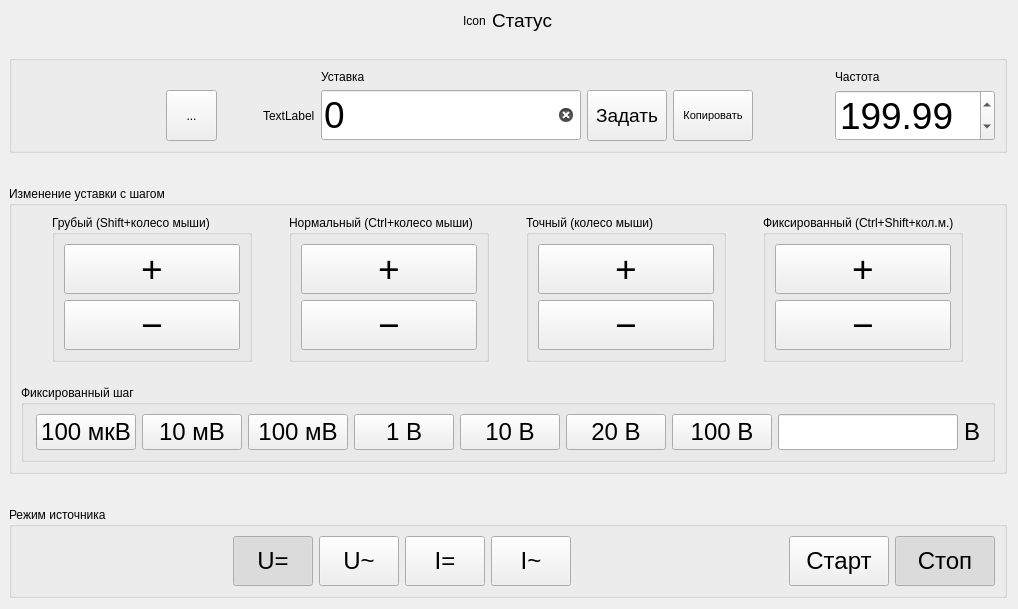
<?xml version="1.0" encoding="UTF-8"?>
<ui version="4.0">
 <class>GeneratorModeForm</class>
 <widget class="QWidget" name="GeneratorModeForm">
  <property name="geometry">
   <rect>
    <x>0</x>
    <y>0</y>
    <width>1018</width>
    <height>609</height>
   </rect>
  </property>
  <property name="minimumSize">
   <size>
    <width>0</width>
    <height>0</height>
   </size>
  </property>
  <property name="windowTitle">
   <string>Form</string>
  </property>
  <layout class="QVBoxLayout" name="verticalLayout">
   <property name="leftMargin">
    <number>9</number>
   </property>
   <property name="topMargin">
    <number>9</number>
   </property>
   <item>
    <layout class="QHBoxLayout" name="horizontalLayout_7">
     <item>
      <spacer name="horizontalSpacer_12">
       <property name="orientation">
        <enum>Qt::Horizontal</enum>
       </property>
       <property name="sizeHint" stdset="0">
        <size>
         <width>40</width>
         <height>20</height>
        </size>
       </property>
      </spacer>
     </item>
     <item>
      <widget class="QLabel" name="generatorStatusIconlabel">
       <property name="text">
        <string>Icon</string>
       </property>
      </widget>
     </item>
     <item>
      <widget class="QLabel" name="generatorStatusLabel">
       <property name="font">
        <font>
         <pointsize>14</pointsize>
        </font>
       </property>
       <property name="text">
        <string>Статус</string>
       </property>
      </widget>
     </item>
     <item>
      <spacer name="horizontalSpacer_13">
       <property name="orientation">
        <enum>Qt::Horizontal</enum>
       </property>
       <property name="sizeHint" stdset="0">
        <size>
         <width>40</width>
         <height>20</height>
        </size>
       </property>
      </spacer>
     </item>
    </layout>
   </item>
   <item>
    <spacer name="verticalSpacer">
     <property name="orientation">
      <enum>Qt::Vertical</enum>
     </property>
     <property name="sizeType">
      <enum>QSizePolicy::Maximum</enum>
     </property>
     <property name="sizeHint" stdset="0">
      <size>
       <width>20</width>
       <height>40</height>
      </size>
     </property>
    </spacer>
   </item>
   <item>
    <widget class="QGroupBox" name="groupBox_9">
     <property name="sizePolicy">
      <sizepolicy hsizetype="Minimum" vsizetype="Preferred">
       <horstretch>0</horstretch>
       <verstretch>0</verstretch>
      </sizepolicy>
     </property>
     <property name="title">
      <string/>
     </property>
     <layout class="QVBoxLayout" name="verticalLayout_12">
      <item>
       <layout class="QGridLayout" name="gridLayout_2">
        <item row="2" column="3">
         <widget class="QLabel" name="setpointErrorlabel">
          <property name="text">
           <string>TextLabel</string>
          </property>
         </widget>
        </item>
        <item row="2" column="7">
         <spacer name="horizontalSpacer_14">
          <property name="orientation">
           <enum>Qt::Horizontal</enum>
          </property>
          <property name="sizeHint" stdset="0">
           <size>
            <width>40</width>
            <height>20</height>
           </size>
          </property>
         </spacer>
        </item>
        <item row="2" column="4">
         <widget class="QLineEdit" name="actualValueLineEdit">
          <property name="sizePolicy">
           <sizepolicy hsizetype="Preferred" vsizetype="Fixed">
            <horstretch>0</horstretch>
            <verstretch>0</verstretch>
           </sizepolicy>
          </property>
          <property name="minimumSize">
           <size>
            <width>260</width>
            <height>0</height>
           </size>
          </property>
          <property name="maximumSize">
           <size>
            <width>260</width>
            <height>16777215</height>
           </size>
          </property>
          <property name="baseSize">
           <size>
            <width>0</width>
            <height>0</height>
           </size>
          </property>
          <property name="font">
           <font>
            <pointsize>28</pointsize>
            <weight>50</weight>
            <italic>false</italic>
            <bold>false</bold>
            <strikeout>false</strikeout>
           </font>
          </property>
          <property name="contextMenuPolicy">
           <enum>Qt::DefaultContextMenu</enum>
          </property>
          <property name="autoFillBackground">
           <bool>false</bool>
          </property>
          <property name="text">
           <string>0</string>
          </property>
          <property name="readOnly">
           <bool>false</bool>
          </property>
          <property name="placeholderText">
           <string/>
          </property>
          <property name="clearButtonEnabled">
           <bool>true</bool>
          </property>
         </widget>
        </item>
        <item row="2" column="1">
         <widget class="QToolButton" name="currentDirectionToolButton">
          <property name="sizePolicy">
           <sizepolicy hsizetype="Maximum" vsizetype="Minimum">
            <horstretch>0</horstretch>
            <verstretch>0</verstretch>
           </sizepolicy>
          </property>
          <property name="minimumSize">
           <size>
            <width>51</width>
            <height>0</height>
           </size>
          </property>
          <property name="text">
           <string>...</string>
          </property>
          <property name="icon">
           <iconset>
            <selectedoff>:/Images/Images/plus.png</selectedoff>
            <selectedon>:/Images/Images/minus.png</selectedon>
           </iconset>
          </property>
          <property name="checkable">
           <bool>true</bool>
          </property>
         </widget>
        </item>
        <item row="1" column="4">
         <widget class="QLabel" name="actualLabel">
          <property name="text">
           <string>Уставка</string>
          </property>
         </widget>
        </item>
        <item row="2" column="6">
         <widget class="QPushButton" name="copyActualValuePushButton_2">
          <property name="sizePolicy">
           <sizepolicy hsizetype="Maximum" vsizetype="Minimum">
            <horstretch>0</horstretch>
            <verstretch>0</verstretch>
           </sizepolicy>
          </property>
          <property name="minimumSize">
           <size>
            <width>0</width>
            <height>0</height>
           </size>
          </property>
          <property name="font">
           <font>
            <pointsize>8</pointsize>
           </font>
          </property>
          <property name="text">
           <string>Копировать</string>
          </property>
         </widget>
        </item>
        <item row="2" column="2">
         <spacer name="horizontalSpacer_16">
          <property name="orientation">
           <enum>Qt::Horizontal</enum>
          </property>
          <property name="sizeType">
           <enum>QSizePolicy::Minimum</enum>
          </property>
          <property name="sizeHint" stdset="0">
           <size>
            <width>40</width>
            <height>20</height>
           </size>
          </property>
         </spacer>
        </item>
        <item row="2" column="0">
         <spacer name="horizontalSpacer_15">
          <property name="orientation">
           <enum>Qt::Horizontal</enum>
          </property>
          <property name="sizeType">
           <enum>QSizePolicy::Expanding</enum>
          </property>
          <property name="sizeHint" stdset="0">
           <size>
            <width>145</width>
            <height>20</height>
           </size>
          </property>
         </spacer>
        </item>
        <item row="2" column="5">
         <widget class="QPushButton" name="applySetpointPushButton">
          <property name="sizePolicy">
           <sizepolicy hsizetype="Maximum" vsizetype="Minimum">
            <horstretch>0</horstretch>
            <verstretch>0</verstretch>
           </sizepolicy>
          </property>
          <property name="font">
           <font>
            <pointsize>14</pointsize>
           </font>
          </property>
          <property name="text">
           <string>Задать</string>
          </property>
         </widget>
        </item>
        <item row="1" column="8">
         <widget class="QLabel" name="frequencyLabel">
          <property name="text">
           <string>Частота</string>
          </property>
         </widget>
        </item>
        <item row="2" column="8">
         <widget class="QDoubleSpinBox" name="frequencyDoubleSpinBox">
          <property name="sizePolicy">
           <sizepolicy hsizetype="Preferred" vsizetype="Fixed">
            <horstretch>0</horstretch>
            <verstretch>0</verstretch>
           </sizepolicy>
          </property>
          <property name="minimumSize">
           <size>
            <width>160</width>
            <height>0</height>
           </size>
          </property>
          <property name="maximumSize">
           <size>
            <width>160</width>
            <height>16777215</height>
           </size>
          </property>
          <property name="font">
           <font>
            <pointsize>28</pointsize>
           </font>
          </property>
          <property name="accelerated">
           <bool>true</bool>
          </property>
          <property name="correctionMode">
           <enum>QAbstractSpinBox::CorrectToNearestValue</enum>
          </property>
          <property name="keyboardTracking">
           <bool>true</bool>
          </property>
          <property name="decimals">
           <number>2</number>
          </property>
          <property name="minimum">
           <double>25.000000000000000</double>
          </property>
          <property name="maximum">
           <double>400.000000000000000</double>
          </property>
          <property name="singleStep">
           <double>0.010000000000000</double>
          </property>
          <property name="value">
           <double>199.990000000000009</double>
          </property>
         </widget>
        </item>
       </layout>
      </item>
     </layout>
    </widget>
   </item>
   <item>
    <spacer name="verticalSpacer_4">
     <property name="orientation">
      <enum>Qt::Vertical</enum>
     </property>
     <property name="sizeHint" stdset="0">
      <size>
       <width>20</width>
       <height>50</height>
      </size>
     </property>
    </spacer>
   </item>
   <item>
    <layout class="QHBoxLayout" name="horizontalLayout_8">
     <item>
      <widget class="QGroupBox" name="groupBox_11">
       <property name="sizePolicy">
        <sizepolicy hsizetype="Minimum" vsizetype="Preferred">
         <horstretch>0</horstretch>
         <verstretch>0</verstretch>
        </sizepolicy>
       </property>
       <property name="minimumSize">
        <size>
         <width>0</width>
         <height>0</height>
        </size>
       </property>
       <property name="title">
        <string>Изменение уставки с шагом</string>
       </property>
       <layout class="QVBoxLayout" name="verticalLayout_2">
        <item>
         <layout class="QHBoxLayout" name="horizontalLayout_16">
          <item>
           <widget class="QGroupBox" name="groupBox_12">
            <property name="maximumSize">
             <size>
              <width>200</width>
              <height>16777215</height>
             </size>
            </property>
            <property name="title">
             <string>Грубый (Shift+колесо мыши)</string>
            </property>
            <layout class="QVBoxLayout" name="verticalLayout_14">
             <item>
              <widget class="QPushButton" name="coarseIncreasePushButton">
               <property name="sizePolicy">
                <sizepolicy hsizetype="Preferred" vsizetype="Fixed">
                 <horstretch>0</horstretch>
                 <verstretch>0</verstretch>
                </sizepolicy>
               </property>
               <property name="minimumSize">
                <size>
                 <width>0</width>
                 <height>50</height>
                </size>
               </property>
               <property name="font">
                <font>
                 <pointsize>28</pointsize>
                 <kerning>true</kerning>
                </font>
               </property>
               <property name="text">
                <string>+</string>
               </property>
               <property name="autoRepeat">
                <bool>true</bool>
               </property>
              </widget>
             </item>
             <item>
              <widget class="QPushButton" name="coarseReducePushButton">
               <property name="sizePolicy">
                <sizepolicy hsizetype="Preferred" vsizetype="Fixed">
                 <horstretch>0</horstretch>
                 <verstretch>0</verstretch>
                </sizepolicy>
               </property>
               <property name="minimumSize">
                <size>
                 <width>0</width>
                 <height>50</height>
                </size>
               </property>
               <property name="font">
                <font>
                 <pointsize>28</pointsize>
                </font>
               </property>
               <property name="text">
                <string>−</string>
               </property>
               <property name="autoRepeat">
                <bool>true</bool>
               </property>
              </widget>
             </item>
            </layout>
           </widget>
          </item>
          <item>
           <widget class="QGroupBox" name="groupBox_13">
            <property name="maximumSize">
             <size>
              <width>200</width>
              <height>16777215</height>
             </size>
            </property>
            <property name="title">
             <string>Нормальный (Ctrl+колесо мыши)</string>
            </property>
            <layout class="QVBoxLayout" name="verticalLayout_15">
             <item>
              <widget class="QPushButton" name="normalIncreasePushButton">
               <property name="minimumSize">
                <size>
                 <width>0</width>
                 <height>50</height>
                </size>
               </property>
               <property name="font">
                <font>
                 <pointsize>28</pointsize>
                </font>
               </property>
               <property name="text">
                <string>+</string>
               </property>
               <property name="autoRepeat">
                <bool>true</bool>
               </property>
              </widget>
             </item>
             <item>
              <widget class="QPushButton" name="normalReducePushButton">
               <property name="minimumSize">
                <size>
                 <width>0</width>
                 <height>50</height>
                </size>
               </property>
               <property name="font">
                <font>
                 <pointsize>28</pointsize>
                </font>
               </property>
               <property name="text">
                <string>−</string>
               </property>
               <property name="autoRepeat">
                <bool>true</bool>
               </property>
              </widget>
             </item>
            </layout>
           </widget>
          </item>
          <item>
           <widget class="QGroupBox" name="groupBox_14">
            <property name="sizePolicy">
             <sizepolicy hsizetype="Preferred" vsizetype="Preferred">
              <horstretch>0</horstretch>
              <verstretch>0</verstretch>
             </sizepolicy>
            </property>
            <property name="maximumSize">
             <size>
              <width>200</width>
              <height>16777215</height>
             </size>
            </property>
            <property name="title">
             <string>Точный (колесо мыши)</string>
            </property>
            <layout class="QVBoxLayout" name="verticalLayout_18">
             <item>
              <widget class="QPushButton" name="fineIncreasePushButton">
               <property name="sizePolicy">
                <sizepolicy hsizetype="Minimum" vsizetype="Fixed">
                 <horstretch>0</horstretch>
                 <verstretch>0</verstretch>
                </sizepolicy>
               </property>
               <property name="minimumSize">
                <size>
                 <width>0</width>
                 <height>50</height>
                </size>
               </property>
               <property name="font">
                <font>
                 <pointsize>28</pointsize>
                </font>
               </property>
               <property name="text">
                <string>+</string>
               </property>
               <property name="autoRepeat">
                <bool>true</bool>
               </property>
              </widget>
             </item>
             <item>
              <widget class="QPushButton" name="fineReducePushButton">
               <property name="sizePolicy">
                <sizepolicy hsizetype="Minimum" vsizetype="Fixed">
                 <horstretch>0</horstretch>
                 <verstretch>0</verstretch>
                </sizepolicy>
               </property>
               <property name="minimumSize">
                <size>
                 <width>0</width>
                 <height>50</height>
                </size>
               </property>
               <property name="font">
                <font>
                 <pointsize>28</pointsize>
                </font>
               </property>
               <property name="text">
                <string>−</string>
               </property>
               <property name="autoRepeat">
                <bool>true</bool>
               </property>
              </widget>
             </item>
            </layout>
           </widget>
          </item>
          <item>
           <widget class="QGroupBox" name="groupBox_15">
            <property name="maximumSize">
             <size>
              <width>200</width>
              <height>16777215</height>
             </size>
            </property>
            <property name="title">
             <string>Фиксированный (Ctrl+Shift+кол.м.)</string>
            </property>
            <layout class="QVBoxLayout" name="verticalLayout_19">
             <item>
              <widget class="QPushButton" name="fixedIncreasePushButton">
               <property name="sizePolicy">
                <sizepolicy hsizetype="Preferred" vsizetype="Fixed">
                 <horstretch>0</horstretch>
                 <verstretch>0</verstretch>
                </sizepolicy>
               </property>
               <property name="minimumSize">
                <size>
                 <width>0</width>
                 <height>50</height>
                </size>
               </property>
               <property name="font">
                <font>
                 <pointsize>28</pointsize>
                </font>
               </property>
               <property name="text">
                <string>+</string>
               </property>
               <property name="autoRepeat">
                <bool>true</bool>
               </property>
              </widget>
             </item>
             <item>
              <widget class="QPushButton" name="fixedReducePushButton">
               <property name="minimumSize">
                <size>
                 <width>0</width>
                 <height>50</height>
                </size>
               </property>
               <property name="font">
                <font>
                 <pointsize>28</pointsize>
                </font>
               </property>
               <property name="text">
                <string>−</string>
               </property>
               <property name="autoRepeat">
                <bool>true</bool>
               </property>
              </widget>
             </item>
            </layout>
           </widget>
          </item>
         </layout>
        </item>
        <item>
         <spacer name="verticalSpacer_5">
          <property name="orientation">
           <enum>Qt::Vertical</enum>
          </property>
          <property name="sizeHint" stdset="0">
           <size>
            <width>20</width>
            <height>40</height>
           </size>
          </property>
         </spacer>
        </item>
        <item>
         <widget class="QGroupBox" name="groupBox_10">
          <property name="sizePolicy">
           <sizepolicy hsizetype="Preferred" vsizetype="Preferred">
            <horstretch>0</horstretch>
            <verstretch>0</verstretch>
           </sizepolicy>
          </property>
          <property name="maximumSize">
           <size>
            <width>16777215</width>
            <height>100</height>
           </size>
          </property>
          <property name="title">
           <string>Фиксированный шаг</string>
          </property>
          <layout class="QHBoxLayout" name="horizontalLayout_10">
           <item>
            <spacer name="horizontalSpacer_6">
             <property name="orientation">
              <enum>Qt::Horizontal</enum>
             </property>
             <property name="sizeType">
              <enum>QSizePolicy::Expanding</enum>
             </property>
             <property name="sizeHint" stdset="0">
              <size>
               <width>1</width>
               <height>20</height>
              </size>
             </property>
            </spacer>
           </item>
           <item>
            <widget class="QPushButton" name="fixedStep1PushButton">
             <property name="sizePolicy">
              <sizepolicy hsizetype="Fixed" vsizetype="Fixed">
               <horstretch>0</horstretch>
               <verstretch>0</verstretch>
              </sizepolicy>
             </property>
             <property name="minimumSize">
              <size>
               <width>100</width>
               <height>0</height>
              </size>
             </property>
             <property name="maximumSize">
              <size>
               <width>100</width>
               <height>16777215</height>
              </size>
             </property>
             <property name="font">
              <font>
               <pointsize>18</pointsize>
              </font>
             </property>
             <property name="text">
              <string>100 мкВ</string>
             </property>
             <property name="checkable">
              <bool>true</bool>
             </property>
            </widget>
           </item>
           <item>
            <widget class="QPushButton" name="fixedStep2PushButton">
             <property name="sizePolicy">
              <sizepolicy hsizetype="Fixed" vsizetype="Fixed">
               <horstretch>0</horstretch>
               <verstretch>0</verstretch>
              </sizepolicy>
             </property>
             <property name="minimumSize">
              <size>
               <width>100</width>
               <height>0</height>
              </size>
             </property>
             <property name="maximumSize">
              <size>
               <width>100</width>
               <height>16777215</height>
              </size>
             </property>
             <property name="font">
              <font>
               <pointsize>18</pointsize>
              </font>
             </property>
             <property name="text">
              <string>10 мВ</string>
             </property>
             <property name="checkable">
              <bool>true</bool>
             </property>
            </widget>
           </item>
           <item>
            <widget class="QPushButton" name="fixedStep3PushButton">
             <property name="sizePolicy">
              <sizepolicy hsizetype="Fixed" vsizetype="Fixed">
               <horstretch>0</horstretch>
               <verstretch>0</verstretch>
              </sizepolicy>
             </property>
             <property name="minimumSize">
              <size>
               <width>100</width>
               <height>0</height>
              </size>
             </property>
             <property name="maximumSize">
              <size>
               <width>100</width>
               <height>16777215</height>
              </size>
             </property>
             <property name="font">
              <font>
               <pointsize>18</pointsize>
              </font>
             </property>
             <property name="text">
              <string>100 мВ</string>
             </property>
             <property name="checkable">
              <bool>true</bool>
             </property>
            </widget>
           </item>
           <item>
            <widget class="QPushButton" name="fixedStep4PushButton">
             <property name="sizePolicy">
              <sizepolicy hsizetype="Fixed" vsizetype="Fixed">
               <horstretch>0</horstretch>
               <verstretch>0</verstretch>
              </sizepolicy>
             </property>
             <property name="minimumSize">
              <size>
               <width>100</width>
               <height>0</height>
              </size>
             </property>
             <property name="maximumSize">
              <size>
               <width>100</width>
               <height>16777215</height>
              </size>
             </property>
             <property name="font">
              <font>
               <pointsize>18</pointsize>
              </font>
             </property>
             <property name="text">
              <string>1 В</string>
             </property>
             <property name="checkable">
              <bool>true</bool>
             </property>
            </widget>
           </item>
           <item>
            <widget class="QPushButton" name="fixedStep5PushButton">
             <property name="sizePolicy">
              <sizepolicy hsizetype="Fixed" vsizetype="Fixed">
               <horstretch>0</horstretch>
               <verstretch>0</verstretch>
              </sizepolicy>
             </property>
             <property name="minimumSize">
              <size>
               <width>100</width>
               <height>0</height>
              </size>
             </property>
             <property name="maximumSize">
              <size>
               <width>100</width>
               <height>16777215</height>
              </size>
             </property>
             <property name="font">
              <font>
               <pointsize>18</pointsize>
              </font>
             </property>
             <property name="text">
              <string>10 В</string>
             </property>
             <property name="checkable">
              <bool>true</bool>
             </property>
            </widget>
           </item>
           <item>
            <widget class="QPushButton" name="fixedStep6PushButton">
             <property name="sizePolicy">
              <sizepolicy hsizetype="Fixed" vsizetype="Fixed">
               <horstretch>0</horstretch>
               <verstretch>0</verstretch>
              </sizepolicy>
             </property>
             <property name="minimumSize">
              <size>
               <width>100</width>
               <height>0</height>
              </size>
             </property>
             <property name="maximumSize">
              <size>
               <width>100</width>
               <height>16777215</height>
              </size>
             </property>
             <property name="font">
              <font>
               <pointsize>18</pointsize>
              </font>
             </property>
             <property name="text">
              <string>20 В</string>
             </property>
             <property name="checkable">
              <bool>true</bool>
             </property>
            </widget>
           </item>
           <item>
            <widget class="QPushButton" name="fixedStep7PushButton">
             <property name="sizePolicy">
              <sizepolicy hsizetype="Fixed" vsizetype="Fixed">
               <horstretch>0</horstretch>
               <verstretch>0</verstretch>
              </sizepolicy>
             </property>
             <property name="minimumSize">
              <size>
               <width>100</width>
               <height>0</height>
              </size>
             </property>
             <property name="maximumSize">
              <size>
               <width>100</width>
               <height>16777215</height>
              </size>
             </property>
             <property name="font">
              <font>
               <pointsize>18</pointsize>
              </font>
             </property>
             <property name="text">
              <string>100 В</string>
             </property>
             <property name="checkable">
              <bool>true</bool>
             </property>
            </widget>
           </item>
           <item>
            <layout class="QHBoxLayout" name="horizontalLayout_14">
             <property name="spacing">
              <number>6</number>
             </property>
             <item>
              <widget class="QLineEdit" name="stepLineEdit">
               <property name="sizePolicy">
                <sizepolicy hsizetype="Preferred" vsizetype="Fixed">
                 <horstretch>0</horstretch>
                 <verstretch>0</verstretch>
                </sizepolicy>
               </property>
               <property name="maximumSize">
                <size>
                 <width>180</width>
                 <height>16777215</height>
                </size>
               </property>
               <property name="font">
                <font>
                 <pointsize>18</pointsize>
                </font>
               </property>
               <property name="toolTip">
                <string>&lt;html&gt;&lt;head/&gt;&lt;body&gt;&lt;p&gt;Произвольный шаг&lt;/p&gt;&lt;/body&gt;&lt;/html&gt;</string>
               </property>
               <property name="clearButtonEnabled">
                <bool>true</bool>
               </property>
              </widget>
             </item>
             <item>
              <widget class="QLabel" name="stepLabel">
               <property name="font">
                <font>
                 <pointsize>18</pointsize>
                </font>
               </property>
               <property name="text">
                <string>В</string>
               </property>
              </widget>
             </item>
            </layout>
           </item>
           <item>
            <spacer name="horizontalSpacer_3">
             <property name="orientation">
              <enum>Qt::Horizontal</enum>
             </property>
             <property name="sizeType">
              <enum>QSizePolicy::Expanding</enum>
             </property>
             <property name="sizeHint" stdset="0">
              <size>
               <width>1</width>
               <height>20</height>
              </size>
             </property>
            </spacer>
           </item>
          </layout>
         </widget>
        </item>
       </layout>
      </widget>
     </item>
    </layout>
   </item>
   <item>
    <spacer name="verticalSpacer_2">
     <property name="orientation">
      <enum>Qt::Vertical</enum>
     </property>
     <property name="sizeHint" stdset="0">
      <size>
       <width>20</width>
       <height>50</height>
      </size>
     </property>
    </spacer>
   </item>
   <item>
    <widget class="QGroupBox" name="groupBox_17">
     <property name="sizePolicy">
      <sizepolicy hsizetype="Minimum" vsizetype="Preferred">
       <horstretch>0</horstretch>
       <verstretch>0</verstretch>
      </sizepolicy>
     </property>
     <property name="title">
      <string>Режим источника</string>
     </property>
     <layout class="QHBoxLayout" name="horizontalLayout_22">
      <item>
       <spacer name="horizontalSpacer_19">
        <property name="orientation">
         <enum>Qt::Horizontal</enum>
        </property>
        <property name="sizeHint" stdset="0">
         <size>
          <width>40</width>
          <height>20</height>
         </size>
        </property>
       </spacer>
      </item>
      <item>
       <widget class="QPushButton" name="modeDCVPushButton">
        <property name="sizePolicy">
         <sizepolicy hsizetype="Minimum" vsizetype="Minimum">
          <horstretch>0</horstretch>
          <verstretch>0</verstretch>
         </sizepolicy>
        </property>
        <property name="font">
         <font>
          <pointsize>18</pointsize>
         </font>
        </property>
        <property name="text">
         <string>U=</string>
        </property>
        <property name="checkable">
         <bool>true</bool>
        </property>
        <property name="checked">
         <bool>true</bool>
        </property>
       </widget>
      </item>
      <item>
       <widget class="QPushButton" name="modeACVPushButton">
        <property name="sizePolicy">
         <sizepolicy hsizetype="Minimum" vsizetype="Minimum">
          <horstretch>0</horstretch>
          <verstretch>0</verstretch>
         </sizepolicy>
        </property>
        <property name="font">
         <font>
          <pointsize>18</pointsize>
         </font>
        </property>
        <property name="text">
         <string>U~</string>
        </property>
        <property name="checkable">
         <bool>true</bool>
        </property>
       </widget>
      </item>
      <item>
       <widget class="QPushButton" name="modeDCIPushButton">
        <property name="sizePolicy">
         <sizepolicy hsizetype="Minimum" vsizetype="Minimum">
          <horstretch>0</horstretch>
          <verstretch>0</verstretch>
         </sizepolicy>
        </property>
        <property name="font">
         <font>
          <pointsize>18</pointsize>
         </font>
        </property>
        <property name="text">
         <string>I=</string>
        </property>
        <property name="checkable">
         <bool>true</bool>
        </property>
       </widget>
      </item>
      <item>
       <widget class="QPushButton" name="modeACIPushButton">
        <property name="sizePolicy">
         <sizepolicy hsizetype="Minimum" vsizetype="Minimum">
          <horstretch>0</horstretch>
          <verstretch>0</verstretch>
         </sizepolicy>
        </property>
        <property name="font">
         <font>
          <pointsize>18</pointsize>
         </font>
        </property>
        <property name="text">
         <string>I~</string>
        </property>
        <property name="checkable">
         <bool>true</bool>
        </property>
       </widget>
      </item>
      <item>
       <spacer name="horizontalSpacer_20">
        <property name="orientation">
         <enum>Qt::Horizontal</enum>
        </property>
        <property name="sizeHint" stdset="0">
         <size>
          <width>40</width>
          <height>20</height>
         </size>
        </property>
       </spacer>
      </item>
      <item>
       <widget class="QPushButton" name="startPushButton">
        <property name="sizePolicy">
         <sizepolicy hsizetype="Minimum" vsizetype="Minimum">
          <horstretch>0</horstretch>
          <verstretch>0</verstretch>
         </sizepolicy>
        </property>
        <property name="minimumSize">
         <size>
          <width>100</width>
          <height>50</height>
         </size>
        </property>
        <property name="font">
         <font>
          <pointsize>18</pointsize>
         </font>
        </property>
        <property name="text">
         <string>Старт</string>
        </property>
        <property name="checkable">
         <bool>true</bool>
        </property>
        <property name="flat">
         <bool>false</bool>
        </property>
       </widget>
      </item>
      <item>
       <widget class="QPushButton" name="stopPushButton">
        <property name="sizePolicy">
         <sizepolicy hsizetype="Minimum" vsizetype="Minimum">
          <horstretch>0</horstretch>
          <verstretch>0</verstretch>
         </sizepolicy>
        </property>
        <property name="minimumSize">
         <size>
          <width>100</width>
          <height>50</height>
         </size>
        </property>
        <property name="font">
         <font>
          <pointsize>18</pointsize>
          <weight>50</weight>
          <bold>false</bold>
         </font>
        </property>
        <property name="text">
         <string>Стоп</string>
        </property>
        <property name="checkable">
         <bool>true</bool>
        </property>
        <property name="checked">
         <bool>true</bool>
        </property>
       </widget>
      </item>
     </layout>
    </widget>
   </item>
  </layout>
  <zorder>groupBox_17</zorder>
  <zorder>groupBox_9</zorder>
  <zorder></zorder>
  <zorder>verticalSpacer</zorder>
 </widget>
 <resources/>
 <connections/>
</ui>
